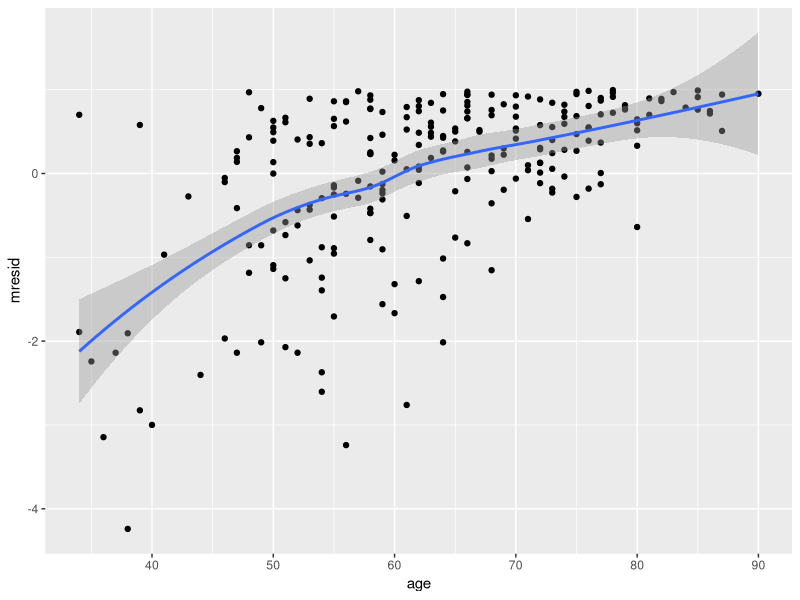
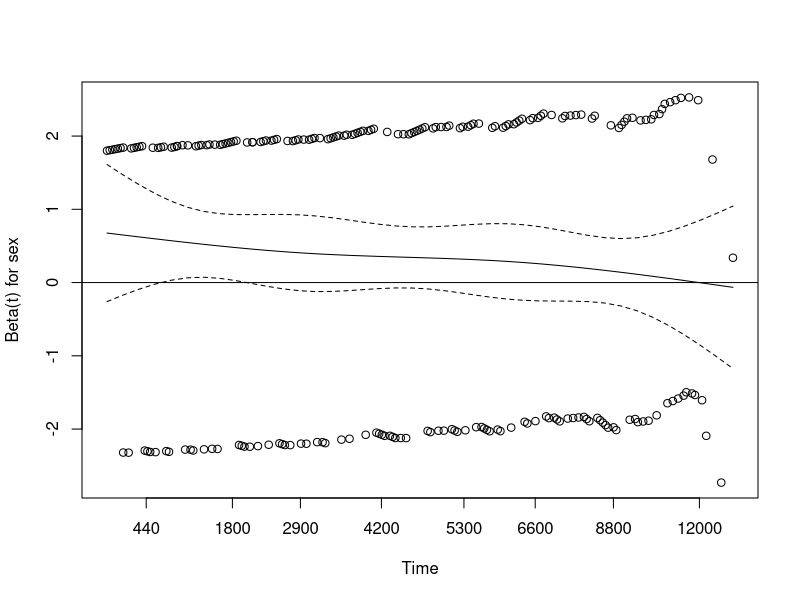
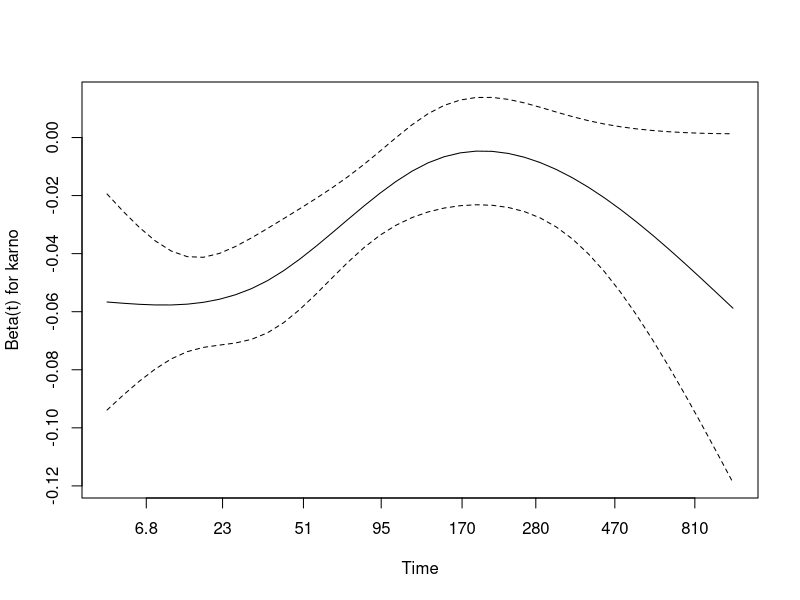
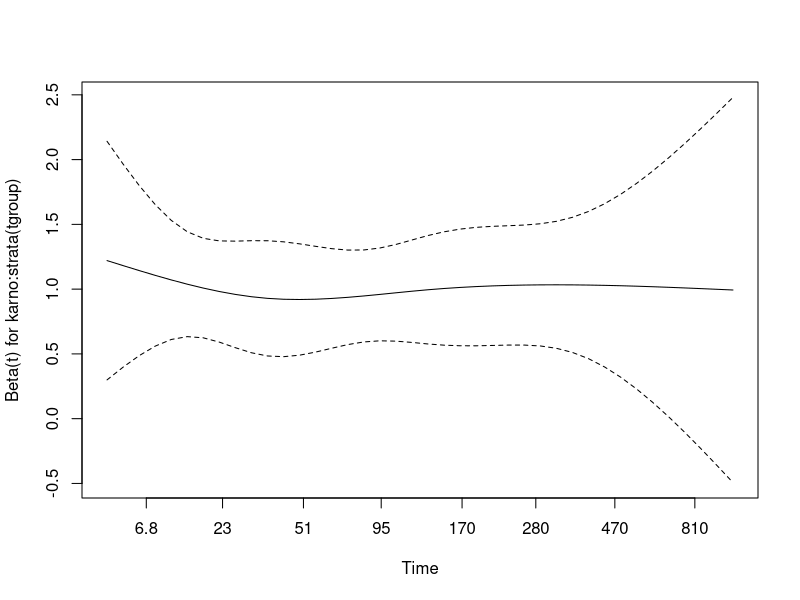

These charts were generated, in order, by the following R code:
## ---- chunk 1

## ---- chunk 2
library(survival)
library(ggplot2)

fit1 <- coxph(Surv(futime, death) ~ sex, data = mgus)
res1 <- residuals(fit1, type = "martingale")

ggplot(data.frame(age = mgus$age, mresid = res1), aes(x = age, y = mresid)) + 
  geom_point() + stat_smooth()

## ---- chunk 3
res2 <- residuals(fit1, type = "schoenfeld")
plot(cox.zph(fit1))
abline(h = 0)
## ---- chunk 4
vfit <- coxph(Surv(time, status) ~ karno, data = veteran)
zp <- cox.zph(vfit, transform = function(time) log(time + 20))
zp
plot(zp, resid = FALSE)


## create a time dependent indicator of time under observation
vet2 <- survSplit(Surv(time, status) ~ ., data = veteran, 
                  cut = c(90, 180), episode = "tgroup", id = "id")
head(vet2)

vfit2 <- coxph(Surv(tstart, time, status) ~ karno:strata(tgroup), 
               data = vet2)
vfit2
zp2 <- cox.zph(vfit2, transform = function(time) log(time + 20))
zp2

plot(zp2, resid = FALSE)

## continuous time transformation

vfit3 <- coxph(Surv(time, status) ~ karno + tt(karno), 
               data = veteran, 
               tt = function(x, t, ...) x * log(t + 20))
vfit3

